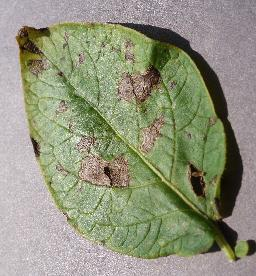
%> input picture LeafDisease/disease_leaf.JPG, 256 x 276 px
$ octave KMeans.m   (GNU Octave 9; MATLAB toolbox functions it lacks are replaced by stand-ins)
%> lines starting %> are read from the running program, lines starting %| are printed output that depends on the picture
% Title : Potato Leaf Diseases Detection based on Multiclass SVM

%%
close all
clear all
clc
% Select an image from the 'Disease Dataset' folder by opening the folder
[filename,pathname] = uigetfile({'*.*';'*.bmp';'*.tif';'*.gif';'*.png'},'Pick a Disease Affected Leaf');
%> the answer given: disease_leaf.JPG
I = imread([pathname,filename]);
%> I is the input picture: size 276x256x3 uint8; mean R, G, B 145, 147.6, 124.6
figure, imshow(I);title('Disease Affected Leaf');
%%

%Preprocessing using median filtering
I1 = rgb2gray(I);
imshow(I1);title('Grey Image');

I2 = medfilt2(I1,[3 3]);
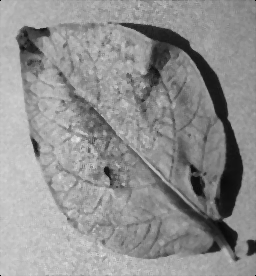
%> I2: size 276x256 uint8; min 0, max 230, mean 143.9
imshow(I2);title('Filtered Image using 3*3 window');

%%
% Color Image Segmentation
% Use of K Means clustering for segmentation
% Convert Image from RGB Color Space to L*a*b* Color Space
% The L*a*b* space consists of a luminosity layer 'L*', chromaticity-layer 'a*' and 'b*'.
% All of the color information is in the 'a*' and 'b*' layers.
cform = makecform('srgb2lab');
% Apply the colorform
lab_he = applycform(I,cform);
%> lab_he: size 276x256x3 uint8; mean of channels 1, 2, 3 152.9, 124.1, 140

% Classify the colors in a*b* colorspace using K means clustering.
% Since the image has 3 colors create 3 clusters.
% Measure the distance using Euclidean Distance Metric.
ab = double(lab_he(:,:,2:3));
nrows = size(ab,1);
%> nrows = 276
ncols = size(ab,2);
%> ncols = 256
ab = reshape(ab,nrows*ncols,2);
nColors = 3;
[cluster_idx cluster_center] = kmeans(ab,nColors,'distance','sqEuclidean', ...
                                      'Replicates',3);
%> cluster_center = [131.9 128.3; 114.4 154.2; 121.2 145.2]
%[cluster_idx cluster_center] = kmeans(ab,nColors,'distance','sqEuclidean','Replicates',3);
% Label every pixel in tha image using results from K means
pixel_labels = reshape(cluster_idx,nrows,ncols);
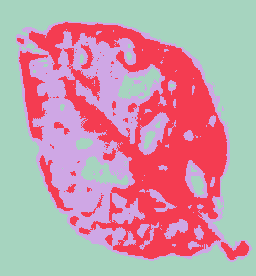
%> pixel_labels: size 276x256 double; 3 distinct labels, from 1 to 3; one colour per label, 0 black
%figure,imshow(pixel_labels,[]), title('Image Labeled by Cluster Index');

% Create a blank cell array to store the results of clustering
segmented_images = cell(1,3);
% Create RGB label using pixel_labels
rgb_label = repmat(pixel_labels,[1,1,3]);
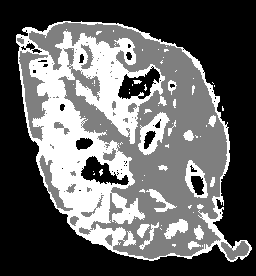
%> rgb_label: size 276x256x3 double; min 1, max 3, mean 1.79; drawn with min black and max white

for k = 1:nColors
    colors = I;
    colors(rgb_label ~= k) = 0;
    segmented_images{k} = colors;
end
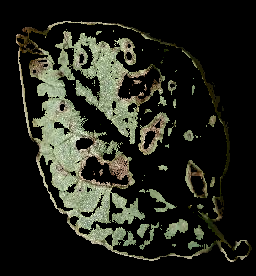
%> colors: size 276x256x3 uint8; mean R, G, B 35.7, 37.4, 28.9
%> after the loop, segmented_images = 3 items
% Display the contents of the clusters
figure, subplot(3,1,1);imshow(segmented_images{1});title('Cluster 1'); subplot(3,1,2);imshow(segmented_images{2});title('Cluster 2');
%> after `imshow(segmented_images{1})`:
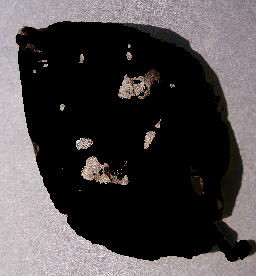
%> displayed picture: size 276x256x3, on the screen's scale of 0 to 255; mean R, G, B 74, 69.7, 70.7
%> after `imshow(segmented_images{2})`:
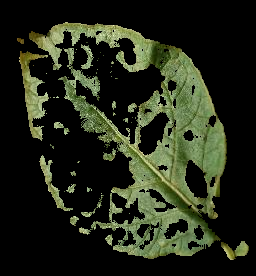
%> displayed picture: size 276x256x3, on the screen's scale of 0 to 255; mean R, G, B 35.3, 40.4, 25
subplot(3,1,3);imshow(segmented_images{3});title('Cluster 3');

%% Feature Extraction

% The input dialogue makes sure that we extract features only from the
% disease affected part of the leaf
x = inputdlg('Enter the cluster no. containing the disease affected leaf part only:');
%> the answer given: 3
i = str2double(x);

seg_img = segmented_images{i};

% Convert to grayscale if image is RGB
if ndims(seg_img) == 3
   img = rgb2gray(seg_img);
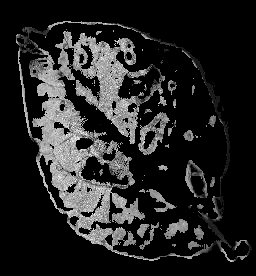
%> img: size 276x256 uint8; min 0, max 252, mean 35.9
end

% Create the Gray Level Cooccurance Matrices (GLCMs)
glcms = graycomatrix(img);
%> glcms = [51409 311 160 245 595 576 191 18; 342 348 105 58 40 11 2 0; 136 123 212 190 125 78 12 4; 258 68 194 513 587 291 68 9; 711 35 129 580 2194 1453 318 40; 518 14 58 304 1534 2683 670 85; 112 7 21 89 338 698 272 37; 19 0 1 9 47 76 41 8]

%Evaluate 13 features from the disease affected region only
% Derive Statistics from GLCM
stats = graycoprops(glcms,'Contrast Correlation Energy Homogeneity');
%> stats = {Contrast 1.23}
Contrast = stats.Contrast;
%> Contrast = 1.23
%> (the run ends here)
